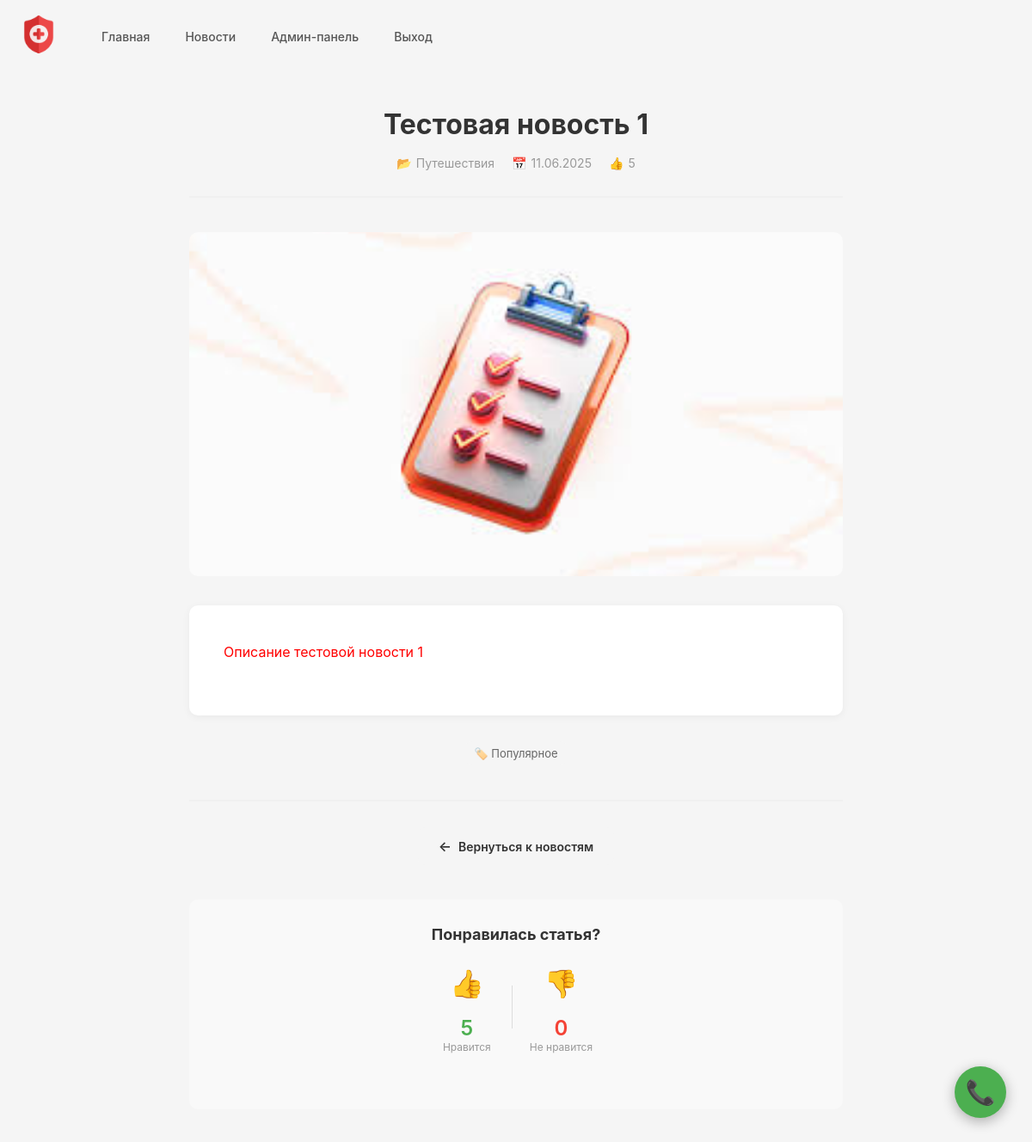
The page /news_elem/test_news_1/ (signed in) on the database its author committed.
### main/models.py (models this page shows, shortened)
class News(models.Model):
    class Status(models.TextChoices):
        DRAFT = 'draft', 'Черновик'
        PUBLISHED = 'published', 'Опубликовано'
    updated_at = models.DateTimeField(auto_now=True)
    image = models.FileField(verbose_name="Фотография", upload_to='uploads/news/', null=True, blank=True)
    name = models.CharField(verbose_name="Название", max_length=127)
    slug = models.CharField(verbose_name="Слаг", max_length=127)
    description = models.TextField(verbose_name="Название")
    category = models.ForeignKey(Category, verbose_name="Категория", on_delete=models.CASCADE, null=True, blank=True)
    status = models.CharField(
        max_length=127,
        choices=Status.choices,
        default=Status.DRAFT,
        verbose_name="Статус"
    )
    tags = models.ManyToManyField(Tags, verbose_name="Тэги", related_name='news', blank=True)
    objects = models.Manager()
    published = PublishedManager()
    class Meta:
        verbose_name = "Новость"
        verbose_name_plural = "Новости"

class Category(models.Model):
    name = models.CharField(verbose_name="Название", max_length=127)
    slug = models.CharField(verbose_name="Слаг", max_length=127)
    class Meta:
        verbose_name = "Категория"
        verbose_name_plural = "Категории"

class Poll(models.Model):
    news = models.OneToOneField(
        News,
        on_delete=models.CASCADE,
        related_name='poll'
    )
    likes = models.IntegerField(verbose_name="Лайки")
    dislikes = models.IntegerField(verbose_name="Дизлайки")
    class Meta:
        verbose_name = "Опрос"
        verbose_name_plural = "Опросы"

class Tags(models.Model):
    name = models.CharField(verbose_name="Название", max_length=127)
    slug = models.CharField(verbose_name="Слаг", max_length=127)
    class Meta:
        verbose_name = "Тэг"
        verbose_name_plural = "Тэги"

### main/views.py (the view)
# urls.py: path('news_elem/<slug:news_slug>/', NewsDetailView.as_view(), name='news_detail'),
class NewsDetailView(DataMixin, DetailView):
    model = News
    template_name = "news-detail.html"
    context_object_name = 'elem'
    slug_field = 'slug'
    slug_url_kwarg = 'news_slug'
    def get_queryset(self):
        return News.published.all().select_related('poll', 'category').prefetch_related('tags')
    def get_context_data(self, **kwargs):
        context = super().get_context_data(**kwargs)
        news_slug = context['elem'].slug
        session_key = f'poll_vote_{news_slug}'
        current_vote = self.request.session.get(session_key, None)
        context['current_vote'] = current_vote
        return self.get_mixin_context(context, title=context['elem'])

### main/models.py (called while the page is built)
    def get_queryset(self):
        return super().get_queryset().filter(status=News.Status.PUBLISHED)

### personal/authentication.py (called while the page is built)
    def get_user(self, user_id):
        try:
            user = User.objects.get(pk=user_id)
        except User.DoesNotExist:
            return None
        return user if self.user_can_authenticate(user) else None

### personal/models.py (called while the page is built)
def is_doctor(user):
    return hasattr(user, 'doctor') and user.doctor is not None

def is_patient(user):
    return hasattr(user, 'profile') and user.profile is not None

def is_admin_only(user):
    if not user.is_authenticated:
        return False
    return user.is_staff and not is_doctor(user) and not is_patient(user)

### personal/templatetags/personal_tags.py (called while the page is built)
@register.filter
def is_admin_only(user):
    from personal.models import is_admin_only as check_admin
    return check_admin(user)

### shared/utils.py (called while the page is built)
    def get_mixin_context(self, context, **kwargs):
        if 'menu' not in context and 'menu' not in self.extra_context:
            menu = [
                {'title': 'Главная', 'url_name': 'homepage'},
                {'title': 'Новости', 'url_name': 'news'},
            ]
            context['menu'] = menu
        if self.title_page:
            context['title'] = self.title_page
        context.update(self.extra_context)
        context.update(kwargs)
        return context

### main/templates/news-detail.html (shortened to what this page needs)
{% extends "base.html" %}
{% load static %}
{% block styles %}
<link rel="stylesheet" href="{% static 'css/news.css' %}" />
{% endblock styles %}
{% block content %}
<div class="news-detail-container">
    <header class="news-detail-header">
        <h1 class="news-detail-title">{{ elem.name }}</h1>
        <div class="news-detail-meta">
            {% if elem.category %}
            <span class="news-detail-meta-item">
                <span>📂</span>
                <span>{{ elem.category.name }}</span>
            </span>
            {% endif %}
            {% if elem.updated_at %}
            <span class="news-detail-meta-item">
                <span>📅</span>
                <span>{{ elem.updated_at|date:"d.m.Y" }}</span>
            </span>
            {% endif %}
            {% if elem.poll %}
            <span class="news-detail-meta-item">
                <span>👍</span>
                <span>{{ elem.poll.likes }}</span>
            </span>
            {% endif %}
        </div>
    </header>
    {% if elem.image %}
    <img src="{{ elem.image.url }}" alt="{{ elem.name }}" class="news-detail-image">
    {% endif %}
    <article class="news-detail-content">
        {{ elem.description|safe }}
    </article>
    {% if elem.tags.all %}
    <div class="news-detail-tags" style="margin-top: 30px;">
        <div style="display: flex; flex-wrap: wrap; gap: 10px; justify-content: center;">
            {% for tag in elem.tags.all %}
            <span style="padding: 6px 14px; background: #f5f5f5; border-radius: 15px; font-size: 13px; color: #666;">
                🏷️ {{ tag.name }}
            </span>
            {% endfor %}
        </div>
    </div>
    {% endif %}
    <div class="news-detail-actions">
        <a href="{% url 'news' %}" class="news-back-button">Вернуться к новостям</a>
    </div>
    {% if elem.poll %}
    <div id="poll-container" style="margin-top: 40px; padding: 30px; background: #f9f9f9; border-radius: 10px; text-align: center;">
        <h3 style="margin: 0 0 20px 0; color: #333; font-size: 18px;">Понравилась статья?</h3>
        <div style="display: flex; gap: 20px; justify-content: center; align-items: center;">
            <div style="text-align: center;">
                <button
                    id="like-btn"
                    onclick="vote('like')"
                    class="vote-btn {% if current_vote == 'like' %}vote-btn-active{% endif %}"
                    style="font-size: 32px; margin-bottom: 10px; background: {% if current_vote == 'like' %}#c8e6c9{% else %}none{% endif %}; border: {% if current_vote == 'like' %}2px solid #4CAF50{% else %}none{% endif %}; cursor: pointer; padding: 8px 12px; border-radius: 8px; transition: all 0.2s; transform: {% if current_vote == 'like' %}scale(1.1){% else %}scale(1){% endif %};"
                    title="Нравится">
                    👍
                </button>
                <div id="likes-count" style="font-size: 24px; font-weight: 600; color: #4CAF50;">{{ elem.poll.likes }}</div>
                <div style="font-size: 12px; color: #999;">Нравится</div>
            </div>
            <div style="text-align: center;">
                <button
                    id="dislike-btn"
                    onclick="vote('dislike')"
                    class="vote-btn {% if current_vote == 'dislike' %}vote-btn-active{% endif %}"
                    style="font-size: 32px; margin-bottom: 10px; background: {% if current_vote == 'dislike' %}#ffcdd2{% else %}none{% endif %}; border: {% if current_vote == 'dislike' %}2px solid #f44336{% else %}none{% endif %}; cursor: pointer; padding: 8px 12px; border-radius: 8px; transition: all 0.2s; transform: {% if current_vote == 'dislike' %}scale(1.1){% else %}scale(1){% endif %};"
                    title="Не нравится">
                    👎
                </button>
                <div id="dislikes-count" style="font-size: 24px; font-weight: 600; color: #f44336;">{{ elem.poll.dislikes }}</div>
                <div style="font-size: 12px; color: #999;">Не нравится</div>
            </div>
        </div>
        <div id="poll-message" style="margin-top: 15px; font-size: 14px; color: #666; min-height: 20px;"></div>
    </div>
    {% endif %}
</div>
{% endblock content %}

### shared/static/shared.css (style rules this page uses)
* { margin: 0; padding: 0; box-sizing: border-box; }
body { font-family: -apple-system, BlinkMacSystemFont, 'Segoe UI', Roboto, 'Helvetica Neue', Arial, sans-serif; background: #f5f5f5; color: #333; }

### shared/static/css/news.css (style rules this page uses)
.news-detail-container { max-width: 800px; margin: 0 auto; padding: 40px 20px; }
.news-detail-header { text-align: center; margin-bottom: 40px; padding-bottom: 30px; border-bottom: 2px solid #f0f0f0; }
.news-detail-title { font-size: 32px; font-weight: 700; color: #333; margin: 0 0 15px 0; line-height: 1.3; }
.news-detail-meta { display: flex; justify-content: center; gap: 20px; font-size: 14px; color: #999; }
.news-detail-meta-item { display: flex; align-items: center; gap: 5px; }
.news-detail-image { width: 100%; max-height: 400px; object-fit: cover; border-radius: 10px; margin-bottom: 30px; }
.news-detail-content { background: white; border-radius: 10px; padding: 40px; box-shadow: 0 2px 10px rgba(0, 0, 0, 0.05); font-size: 16px; line-height: 1.8; color: #444; }
.news-detail-content p { margin-bottom: 20px; }
.news-detail-actions { display: flex; justify-content: center; gap: 15px; margin-top: 40px; padding-top: 30px; border-top: 2px solid #f0f0f0; }
.news-back-button { display: inline-flex; align-items: center; padding: 12px 24px; background: #f5f5f5; color: #333; text-decoration: none; border-radius: 8px; font-size: 14px; font-weight: 600; transition: all 0.2s; }
.news-back-button::before { content: "←"; margin-right: 8px; font-size: 16px; }

### rows shown on the page
News: name "Тестовая новость 1", category.name "Путешествия", updated_at "11.06.2025", poll.likes "5", image (picture), description "Описание тестовой новости 1", poll.dislikes "0"
Tags: name "Популярное"

### other values the page prints
{{ item.title }} "Главная" "Новости"
